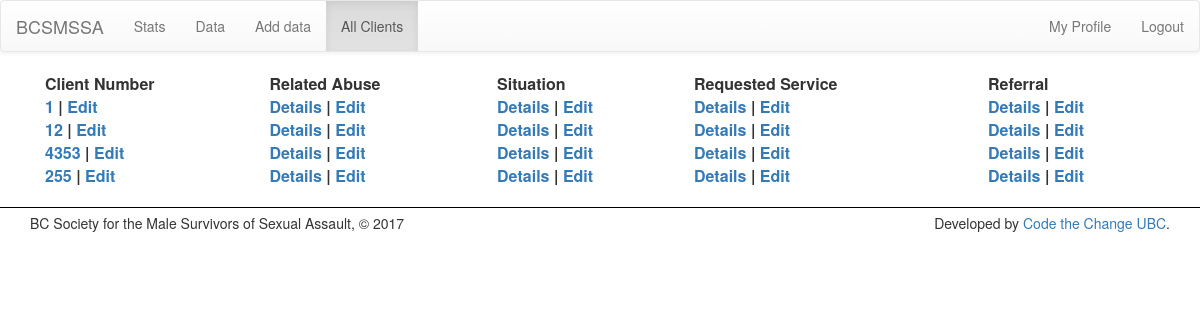
Screenshot of /clients/ (signed in) with the database file from the repository.
### stats/models.py (models this page shows, shortened)
class Client( models.Model ):
    user = models.ForeignKey(User, null=True, default=None, on_delete=models.SET_DEFAULT, verbose_name="Input by User")
    client_number       = models.IntegerField(verbose_name="Client Number", unique=True)
    date_of_birth       = models.DateField('Date of Birth (yyyy-mm-dd)')
    age                 = models.IntegerField(null=True, blank=True, default=None, verbose_name="Age at time of visit")
    number_of_abuses    = models.IntegerField(null=True, blank=True, default=None, verbose_name="Number of Abuses")
    def __str__(self):
        return str(self.client_number)
    def __iter__(self):
        for field in self._meta.fields:
            if field.name != 'id' and field.name != 'user':
                yield field.value_to_string(self)

### stats/views.py (the view)
# urls.py: url(r'^clients/$', views.clients, name='clients'),
@login_required
def clients(request):
    data = {}
    data['clients']         = Client.objects.all()
    data['client_fields']   = Client._meta.get_fields()[5:]
    data['service_fields']  = RequestedService._meta.get_fields()[0:]
    data['referral_fields'] = Referral._meta.get_fields()[0:]
    data['abuse_fields']    = Abuse._meta.get_fields()[2:]
    data['sitch_fields']    = CurrentSituation._meta.get_fields()[1:]
    return render(request, 'stats/clients.html', data)

### stats/models.py (called while the page is built)
    def __iter__(self):
        for field in self._meta.fields:
            val = field.value_to_string(self)
            if field.name == 'client1':
                yield Client.objects.get(pk=int(val))
            else:
                yield val

    def __iter__(self):
        for field in self._meta.fields:
            val = field.value_to_string(self)
            if field.name == 'client1':
                yield Client.objects.get(pk=int(val))
            else:
                yield val

    def __str__(self):
        return str(self.client)

    def __iter__(self):
        for field in self._meta.fields:
            if field.name != 'id':
                val = field.value_to_string(self)
                if field.name == 'client1':
                    yield Client.objects.get(pk=int(val))
                else:
                    yield val

    def __iter__(self):
        for field in self._meta.fields:
            if field.name != 'id':
                val = field.value_to_string(self)
                if field.name == 'abuse':
                    yield Abuse.objects.get(pk=int(val))
                else:
                    yield val

### stats/templates/stats/clients.html (shortened to what this page needs)
{% extends 'stats/base.html' %}
{% load static %}
{% block body %}
<div class='container'>
	<table style='width: 100%'>
		<tr>
			<th>Client Number</th>
			<th>Related Abuse</th>
			<th>Situation</th>
			<th>Requested Service</th>
			<th>Referral</th>
		</tr>
		{% for client in clients %}
		<tr>
			<th>
				<a href='#' id='client' data-toggle="modal" data-target="#clientModal{{client.id}}">{{ client }}</a> {% include 'stats/modals/client.html' with client=client fields=client_fields %}
				| <a href="{% url 'edit_client' client.id %}">Edit</a>
			</th>
			<th>
				<a href='#' id='abuse' data-toggle="modal" data-target="#abuseModal{{client.id}}">Details</a> {% include 'stats/modals/abuse.html' with model=client.abuse_set.all.first fields=abuse_fields %}
				| <a href="{% url 'edit_abuse' client.id %}">Edit</a>
			</th>
			<th>
				<a href='#' id='situation' data-toggle="modal" data-target="#situationModal{{client.id}}">Details</a> {% include 'stats/modals/situation.html' with situation=client.abuse_set.first.currentsituation_set.first fields=sitch_fields %}
				| <a href="{% url 'edit_situation' client.id %}">Edit</a>
			</th>
			<th>
				<a href='#' id='service' data-toggle="modal" data-target="#serviceModal{{client.id}}">Details</a> {% include 'stats/modals/service.html' with service=client.requestedservice fields=service_fields%}
				| <a href="{% url 'edit_service' client.id %}">Edit</a>
			</th>
			<th>
				<a href='#' id='referral' data-toggle="modal" data-target="#referralModal{{client.id}}">Details</a> {% include 'stats/modals/referral.html' with referral=client.referral fields=referral_fields %}
				| <a href="{% url 'edit_referral' client.id %}">Edit</a>
			</th>
		</tr>
		{% endfor %}
	</table>
</div>
{% endblock %}

### rows the page displays
Client: client_number "1"
Client: client_number "12"
Client: client_number "4353"
Client: client_number "255"
